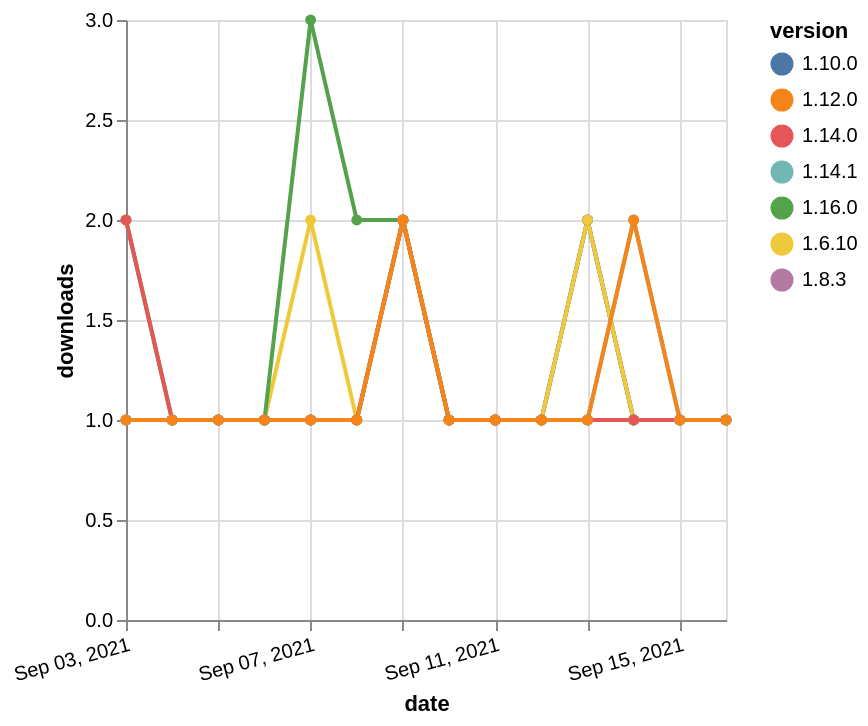

Here is the Vega-Lite specification saved for this chart:
### Vega-Lite specification from a JSON file in a GitHub repository (floating-point values rounded to 4 significant figures)
{"$schema": "https://vega.github.io/schema/vega-lite/v5.json", "description": "A simple bar chart with embedded data.", "data": {"values": [{"date": "2021-09-03", "total": 220, "delta": 1, "version": "1.8.3"}, {"date": "2021-09-04", "total": 221, "delta": 1, "version": "1.8.3"}, {"date": "2021-09-05", "total": 222, "delta": 1, "version": "1.8.3"}, {"date": "2021-09-06", "total": 223, "delta": 1, "version": "1.8.3"}, {"date": "2021-09-07", "total": 224, "delta": 1, "version": "1.8.3"}, {"date": "2021-09-08", "total": 225, "delta": 1, "version": "1.8.3"}, {"date": "2021-09-09", "total": 227, "delta": 2, "version": "1.8.3"}, {"date": "2021-09-10", "total": 228, "delta": 1, "version": "1.8.3"}, {"date": "2021-09-11", "total": 229, "delta": 1, "version": "1.8.3"}, {"date": "2021-09-12", "total": 230, "delta": 1, "version": "1.8.3"}, {"date": "2021-09-13", "total": 232, "delta": 2, "version": "1.8.3"}, {"date": "2021-09-14", "total": 233, "delta": 1, "version": "1.8.3"}, {"date": "2021-09-15", "total": 234, "delta": 1, "version": "1.8.3"}, {"date": "2021-09-16", "total": 235, "delta": 1, "version": "1.8.3"}, {"date": "2021-09-03", "total": 236, "delta": 1, "version": "1.10.0"}, {"date": "2021-09-04", "total": 237, "delta": 1, "version": "1.10.0"}, {"date": "2021-09-05", "total": 238, "delta": 1, "version": "1.10.0"}, {"date": "2021-09-06", "total": 239, "delta": 1, "version": "1.10.0"}, {"date": "2021-09-07", "total": 240, "delta": 1, "version": "1.10.0"}, {"date": "2021-09-08", "total": 241, "delta": 1, "version": "1.10.0"}, {"date": "2021-09-09", "total": 243, "delta": 2, "version": "1.10.0"}, {"date": "2021-09-10", "total": 244, "delta": 1, "version": "1.10.0"}, {"date": "2021-09-11", "total": 245, "delta": 1, "version": "1.10.0"}, {"date": "2021-09-12", "total": 246, "delta": 1, "version": "1.10.0"}, {"date": "2021-09-13", "total": 248, "delta": 2, "version": "1.10.0"}, {"date": "2021-09-14", "total": 249, "delta": 1, "version": "1.10.0"}, {"date": "2021-09-15", "total": 250, "delta": 1, "version": "1.10.0"}, {"date": "2021-09-16", "total": 251, "delta": 1, "version": "1.10.0"}, {"date": "2021-09-03", "total": 280, "delta": 1, "version": "1.6.10"}, {"date": "2021-09-04", "total": 281, "delta": 1, "version": "1.6.10"}, {"date": "2021-09-05", "total": 282, "delta": 1, "version": "1.6.10"}, {"date": "2021-09-06", "total": 283, "delta": 1, "version": "1.6.10"}, {"date": "2021-09-07", "total": 285, "delta": 2, "version": "1.6.10"}, {"date": "2021-09-08", "total": 286, "delta": 1, "version": "1.6.10"}, {"date": "2021-09-09", "total": 288, "delta": 2, "version": "1.6.10"}, {"date": "2021-09-10", "total": 289, "delta": 1, "version": "1.6.10"}, {"date": "2021-09-11", "total": 290, "delta": 1, "version": "1.6.10"}, {"date": "2021-09-12", "total": 291, "delta": 1, "version": "1.6.10"}, {"date": "2021-09-13", "total": 293, "delta": 2, "version": "1.6.10"}, {"date": "2021-09-14", "total": 294, "delta": 1, "version": "1.6.10"}, {"date": "2021-09-15", "total": 295, "delta": 1, "version": "1.6.10"}, {"date": "2021-09-16", "total": 296, "delta": 1, "version": "1.6.10"}, {"date": "2021-09-03", "total": 130, "delta": 2, "version": "1.16.0"}, {"date": "2021-09-04", "total": 131, "delta": 1, "version": "1.16.0"}, {"date": "2021-09-05", "total": 132, "delta": 1, "version": "1.16.0"}, {"date": "2021-09-06", "total": 133, "delta": 1, "version": "1.16.0"}, {"date": "2021-09-07", "total": 136, "delta": 3, "version": "1.16.0"}, {"date": "2021-09-08", "total": 138, "delta": 2, "version": "1.16.0"}, {"date": "2021-09-09", "total": 140, "delta": 2, "version": "1.16.0"}, {"date": "2021-09-10", "total": 141, "delta": 1, "version": "1.16.0"}, {"date": "2021-09-11", "total": 142, "delta": 1, "version": "1.16.0"}, {"date": "2021-09-12", "total": 143, "delta": 1, "version": "1.16.0"}, {"date": "2021-09-13", "total": 144, "delta": 1, "version": "1.16.0"}, {"date": "2021-09-14", "total": 145, "delta": 1, "version": "1.16.0"}, {"date": "2021-09-15", "total": 146, "delta": 1, "version": "1.16.0"}, {"date": "2021-09-16", "total": 147, "delta": 1, "version": "1.16.0"}, {"date": "2021-09-03", "total": 153, "delta": 1, "version": "1.14.1"}, {"date": "2021-09-04", "total": 154, "delta": 1, "version": "1.14.1"}, {"date": "2021-09-05", "total": 155, "delta": 1, "version": "1.14.1"}, {"date": "2021-09-06", "total": 156, "delta": 1, "version": "1.14.1"}, {"date": "2021-09-07", "total": 157, "delta": 1, "version": "1.14.1"}, {"date": "2021-09-08", "total": 158, "delta": 1, "version": "1.14.1"}, {"date": "2021-09-09", "total": 160, "delta": 2, "version": "1.14.1"}, {"date": "2021-09-10", "total": 161, "delta": 1, "version": "1.14.1"}, {"date": "2021-09-11", "total": 162, "delta": 1, "version": "1.14.1"}, {"date": "2021-09-12", "total": 163, "delta": 1, "version": "1.14.1"}, {"date": "2021-09-13", "total": 164, "delta": 1, "version": "1.14.1"}, {"date": "2021-09-14", "total": 166, "delta": 2, "version": "1.14.1"}, {"date": "2021-09-15", "total": 167, "delta": 1, "version": "1.14.1"}, {"date": "2021-09-16", "total": 168, "delta": 1, "version": "1.14.1"}, {"date": "2021-09-03", "total": 162, "delta": 2, "version": "1.14.0"}, {"date": "2021-09-04", "total": 163, "delta": 1, "version": "1.14.0"}, {"date": "2021-09-05", "total": 164, "delta": 1, "version": "1.14.0"}, {"date": "2021-09-06", "total": 165, "delta": 1, "version": "1.14.0"}, {"date": "2021-09-07", "total": 166, "delta": 1, "version": "1.14.0"}, {"date": "2021-09-08", "total": 167, "delta": 1, "version": "1.14.0"}, {"date": "2021-09-09", "total": 169, "delta": 2, "version": "1.14.0"}, {"date": "2021-09-10", "total": 170, "delta": 1, "version": "1.14.0"}, {"date": "2021-09-11", "total": 171, "delta": 1, "version": "1.14.0"}, {"date": "2021-09-12", "total": 172, "delta": 1, "version": "1.14.0"}, {"date": "2021-09-13", "total": 173, "delta": 1, "version": "1.14.0"}, {"date": "2021-09-14", "total": 174, "delta": 1, "version": "1.14.0"}, {"date": "2021-09-15", "total": 175, "delta": 1, "version": "1.14.0"}, {"date": "2021-09-16", "total": 176, "delta": 1, "version": "1.14.0"}, {"date": "2021-09-03", "total": 195, "delta": 1, "version": "1.12.0"}, {"date": "2021-09-04", "total": 196, "delta": 1, "version": "1.12.0"}, {"date": "2021-09-05", "total": 197, "delta": 1, "version": "1.12.0"}, {"date": "2021-09-06", "total": 198, "delta": 1, "version": "1.12.0"}, {"date": "2021-09-07", "total": 199, "delta": 1, "version": "1.12.0"}, {"date": "2021-09-08", "total": 200, "delta": 1, "version": "1.12.0"}, {"date": "2021-09-09", "total": 202, "delta": 2, "version": "1.12.0"}, {"date": "2021-09-10", "total": 203, "delta": 1, "version": "1.12.0"}, {"date": "2021-09-11", "total": 204, "delta": 1, "version": "1.12.0"}, {"date": "2021-09-12", "total": 205, "delta": 1, "version": "1.12.0"}, {"date": "2021-09-13", "total": 206, "delta": 1, "version": "1.12.0"}, {"date": "2021-09-14", "total": 208, "delta": 2, "version": "1.12.0"}, {"date": "2021-09-15", "total": 209, "delta": 1, "version": "1.12.0"}, {"date": "2021-09-16", "total": 210, "delta": 1, "version": "1.12.0"}]}, "width": "container", "mark": {"type": "line", "point": {"filled": true}}, "encoding": {"x": {"field": "date", "type": "temporal", "timeUnit": "yearmonthdate", "title": "date", "axis": {"labelAngle": -15}}, "y": {"field": "delta", "type": "quantitative", "title": "downloads"}, "color": {"field": "version", "type": "nominal"}, "tooltip": {"field": "delta"}}}
